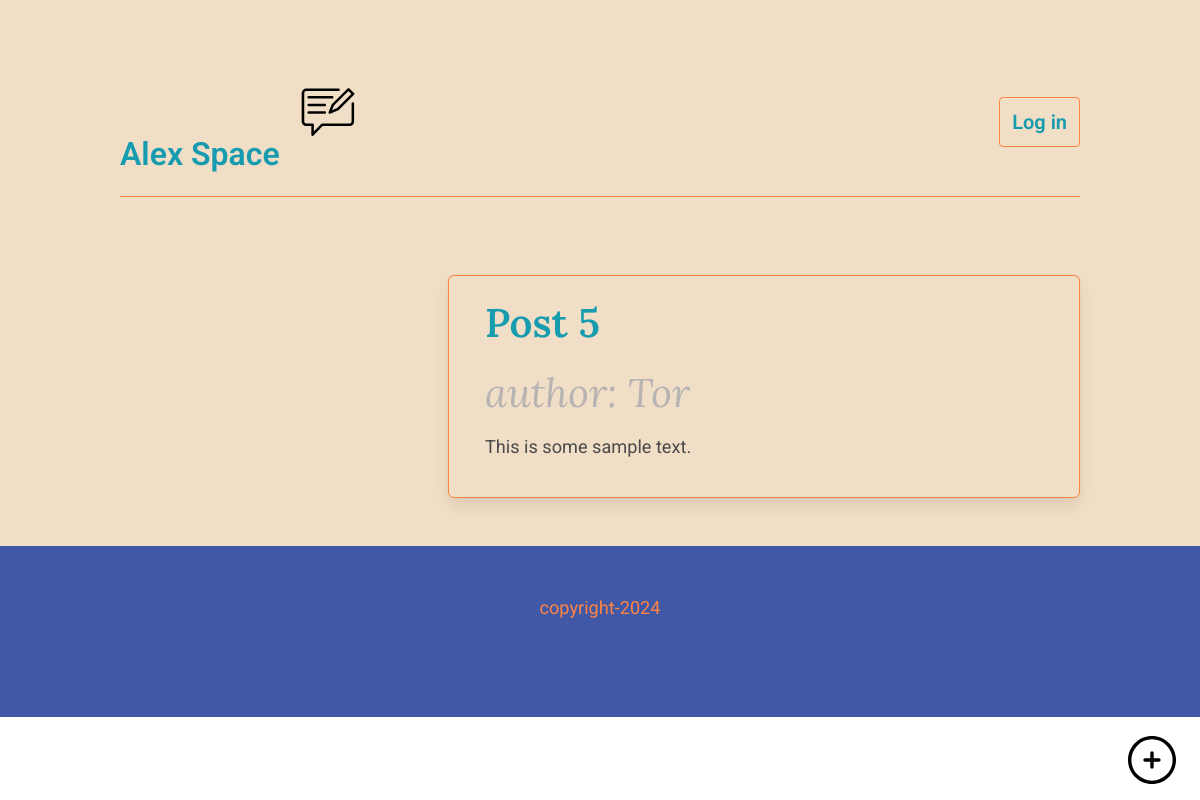
The app's page /posts/5 with its own data.
### app/models.py (models this page shows, shortened)
class Post(db.Model):
    id: orm.Mapped[int] = orm.mapped_column(primary_key=True)
    post_title: orm.Mapped[str] = orm.mapped_column(alchemy.String(70))
    post_body: orm.Mapped[str] = orm.mapped_column(alchemy.String(5000))
    date_created: orm.Mapped[datetime] = orm.mapped_column(default=lambda:datetime.now(timezone.utc), index=True) # указание времени конкретного поста
    user_id: orm.Mapped[int] = orm.mapped_column(alchemy.ForeignKey(User.id), index=True)
    author: orm.Mapped["User"] = orm.relationship(back_populates="posts")

class User(db.Model, UserMixin):
    id: orm.Mapped[int] = orm.mapped_column(primary_key=True)
    username: orm.Mapped[str] = orm.mapped_column(alchemy.String(64), index=True, unique=True)
    email: orm.Mapped[str] = orm.mapped_column(alchemy.String(120), index=True, unique=True)
    password_hash: orm.Mapped[Optional[str]] = orm.mapped_column(alchemy.String(256)) # 16-тиричное число хранящее пароль в виде цифр и букв
    posts: orm.WriteOnlyMapped['Post'] = orm.relationship(back_populates="author")
    about_me: orm.Mapped[Optional[str]] = orm.mapped_column(alchemy.String(256)) # биография
    last_seen: orm.Mapped[Optional[datetime]] = orm.mapped_column(default=lambda:datetime.now(timezone.utc)) # указание времени последнего посещения

### app/routes.py (the view)
@app.route("/posts/<int:id>")
def post(id):
    post = Post.query.get(id)
    print(post.post_body, "########################")
    post.post_body = gen_html(post.post_body)
    print(post.post_body, "************************")
    return render_template("post.html", post = post)

### markdown_processer.py (called while the page is built)
def divide_text(text):
    return text.split("\n\n")

def gen_emphasis(line):
    if "**" in line:
        bold_expesion = re.compile("\*{2,}(.*?)\*{2,}")
        return re.sub(bold_expesion, "<b>\\1</b>", line)
    elif "*" in line:
        italic_expesion = re.compile("\*{1,}(.*?)\*{1,}")
        return re.sub(italic_expesion, "<i>\\1</i>", line)
    else:
        return line

def gen_paragraph(line):
    return f"<p> {line} </p>"

### app/templates/post.html
{%extends "base.html"%}
{%block content%}
<div class = "tile is-vertical is-parent">
<article class = "tile is-child box blogpost">
    <header class="post-header">
        <h3 class = "title">{{post.post_title}}</h3>
        <h5 class = "author">author: {{post.author.username}}</h5>
    </header>
    {{post.post_body | safe}}
</article>
</div>
{%endblock%}

### app/static/style.css (style rules this page uses)
:root { --text-size: 1.5rem; --text-color: rgb(51, 48, 59); --text-line-height: 11.5; --blog-title-size: 3.5rem; --bg-color: #F1DEC6; --box-color: #F1DEC6; --title-color: #179BAE; --border-color: #FF8343; --footer-color: #4158A6; --footer_text-color: #FF8343; }
body { background-color: var(--bg-color)!important; font-family: "Roboto", sans-serif!important; line-height: 1.5!important; font-size: calc(14px + (20 - 14) * ((100vw - 300px) / (1600 - 300)))!important; }
h1, h2, h3, h5, h6 { font-family: "Lora", serif!important; line-height: 1.2; font-size: clamp(1.5rem, 3.5vw, 2.5rem)!important; }
.box { background-color: var(--box-color)!important; border: solid 1px var(--border-color); }
.title { color: var(--title-color)!important; }
.blogpost { padding: 2vmax 3vmax!important; }
.blogpost> p { margin: 1.5vh 0; }
.blogpost .author { font-style: italic; }
.author { color: rgb(183, 179, 179); margin-top: 1.5vmin!important; }
.post-header { margin-bottom: 2vmin; }

### records on screen
Post: post_title "Post 5", post_body "This is some sample text."
User: author.username "Tor"
